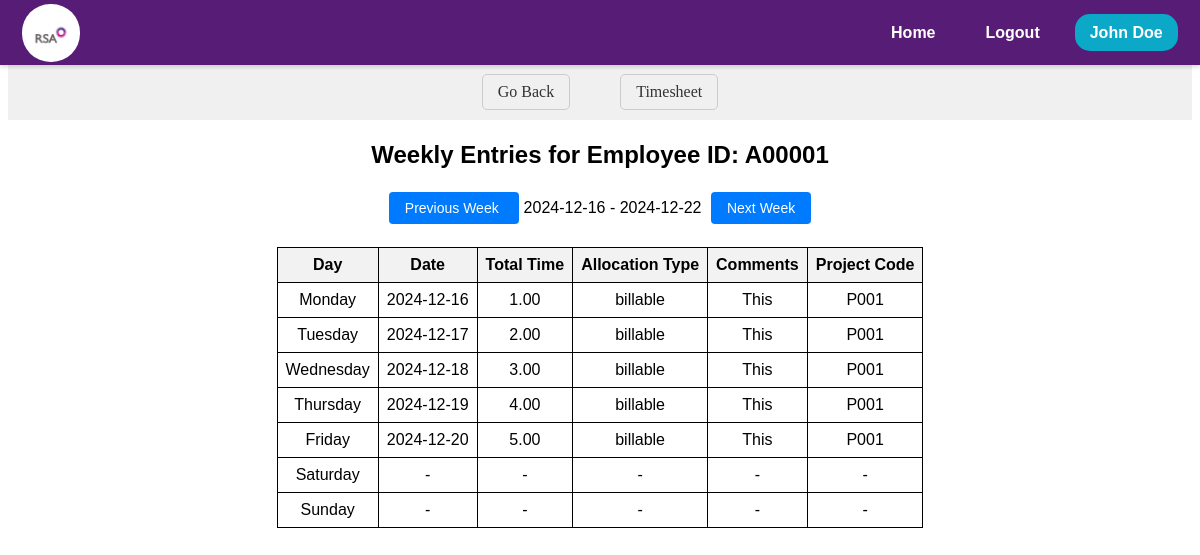
/timesheet/manage_repotree/employee_entries/A00001 (signed in), run on an earlier commit of the app's database.
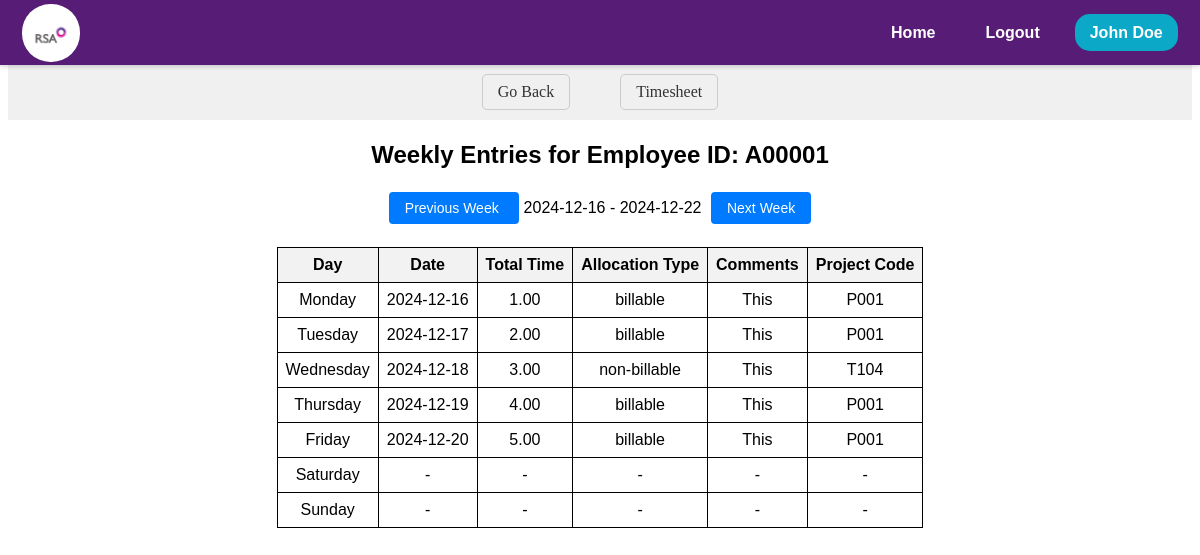
And on a later commit of the database.
### models.py (models this page shows, shortened)
class TimesheetEntry(db.Model):
    __tablename__ = 'Timesheet_database'
    Uniq_ID = db.Column(db.String(255), primary_key=True)
    EmpID = db.Column(db.String(10), nullable=False)
    DateofEntry = db.Column(db.Date, nullable=False)
    StartTime = db.Column(db.String(255))
    EndTime = db.Column(db.String(255))
    Hours = db.Column(db.Float)
    Minutes = db.Column(db.Float)
    AllocationType = db.Column(db.String(50))
    Category1 = db.Column(db.String(50))
    Category2 = db.Column(db.String(50))
    Category3 = db.Column(db.String(50))
    ProjectCode = db.Column(db.String(10))
    Category5 = db.Column(db.String(50))
    Category6 = db.Column(db.String(50))
    Comment = db.Column(db.String(255))
    Team = db.Column(db.String(255), nullable=False)
    Status = db.Column(db.String(20))
    SubmitDate = db.Column(db.DateTime, default=lambda: datetime.now(timezone.utc))
    RecordType = db.Column(db.String(50))
    WO_Percent = db.Column(db.Float)
    WO_Units = db.Column(db.Integer)
    NetUnits = db.Column(db.Integer)
    BaseRate = db.Column(db.Float)
    Billed_Label = db.Column(db.String(50))
    WOFF_Reason = db.Column(db.String(255))
    LastUploadDate = db.Column(db.DateTime, onupdate=lambda: datetime.now(timezone.utc))
    LastUpdatedBy = db.Column(db.String(50))
    InvNum =db.Column(db.Float)
    FinalRate = db.Column(db.Float)
    SSMA_TimeStamp = db.Column(db.DateTime )

### routes/timesheet/timesheet.py (the view)
@timesheet_bp.route('/manage_repotree/employee_entries/<emp_id>')
@login_required
def employee_entries(emp_id):
    selected_date_str = request.args.get('selected_date', datetime.utcnow().strftime('%Y-%m-%d'))
    selected_date = datetime.strptime(selected_date_str, '%Y-%m-%d').date()
    week_start = selected_date - timedelta(days=selected_date.weekday())
    week_end = week_start + timedelta(days=6)
    entries = TimesheetEntry.query.filter(
        TimesheetEntry.EmpID == emp_id,
        TimesheetEntry.DateofEntry >= week_start,
        TimesheetEntry.DateofEntry <= week_end
    ).all()
    entries_by_date = []
    for entry in entries:
        entry_data = {
            'date': entry.DateofEntry,
            'day': entry.DateofEntry.strftime('%A'),
            'hours': entry.Hours,
            'minutes': entry.Minutes,
            'allocation_type': entry.AllocationType,
            'comments': entry.Comment,
            'project_code': entry.ProjectCode
        }
        entries_by_date.append(entry_data)
    prev_week_date = week_start - timedelta(days=7)
    next_week_date = week_start + timedelta(days=7)
    return render_template(
        'timesheet/timesheet-manager/employee_entries.html',
        emp_id=emp_id,
        entries_by_date=entries_by_date,
        week_start=week_start,
        week_end=week_end,
        prev_week_date=prev_week_date,
        next_week_date=next_week_date,
         user=current_user
    )

### app.py (called while the page is built)
@login_manager.user_loader
def load_user(user_id):
    session = db.session
    return session.get(EmpWD, user_id)

@app.before_request
def log_request():
    user_ip = request.remote_addr
    route = request.path
    flask_logger.info(f"User IP: {user_ip}, Requested Route: {route}")

### templates/timesheet/timesheet-manager/employee_entries.html (shortened to what this page needs)
<!DOCTYPE html>
<html lang="en">
  <head>
    <link
      rel="stylesheet"
      href="{{ url_for('static', filename='css/timesheet/employee_entries/employee_entries.css') }}"
    />
  </head>
  <body>
    {% include 'navbar/navbar.html' %}
    <nav class="ts-nav-container">
      <div class="ts-nav-center">
        <a onclick="history.back(-1)" class="ts-nav-link">Go Back</a>
        <a href="/timesheet" class="ts-nav-link">Timesheet</a>
      </div>
    </nav>
    <div class="ts-manager-emp-body">
      <div class="ts-manager-emp-entries-container">
        <h1 class="ts-manager-emp-entries-header">
          Weekly Entries for Employee ID: {{ emp_id }}
        </h1>
        <div class="ts-manager-emp-entries-navigation">
          <a
            href="{{ url_for('timesheet.employee_entries', emp_id=emp_id, selected_date=prev_week_date) }}"
            class="ts-manager-emp-entries-btn"
          >
            Previous Week
          </a>
          <span>{{ week_start }} - {{ week_end }}</span>
          <a
            href="{{ url_for('timesheet.employee_entries', emp_id=emp_id, selected_date=next_week_date) }}"
            class="ts-manager-emp-entries-btn"
          >
            Next Week
          </a>
        </div>
        <table class="ts-manager-emp-entries-table">
          <tr>
            <th>Day</th>
            <th>Date</th>
            <th>Total Time</th>
            <th>Allocation Type</th>
            <th>Comments</th>
            <th>Project Code</th>
          </tr>
          {% for day in ["Monday", "Tuesday", "Wednesday", "Thursday", "Friday",
          "Saturday", "Sunday"] %}
          <tr>
            <td>{{ day }}</td>
            {% set entry = entries_by_date | selectattr('day', 'equalto', day) |
            first %} {% if entry %}
            <td>{{ entry.date }}</td>
            <td>{{"%.2f" | format(entry.hours + (entry.minutes/60))}}</td>
            <td>{{ entry.allocation_type }}</td>
            <td>{{ entry.comments }}</td>
            <td>{{ entry.project_code }}</td>
            {% else %}
            <td>-</td>
            <td>-</td>
            <td>-</td>
            <td>-</td>
            <td>-</td>
            {% endif %}
          </tr>
          {% endfor %}
        </table>
      </div>
    </div>
  </body>
</html>

What changed in the data, as far as the page shows it:
removed TimesheetEntry: date "2024-12-18", entry.hours+(entry.minutes/60) "3.00", allocation_type "billable", comments "This", project_code "P001"
added TimesheetEntry: date "2024-12-18", entry.hours+(entry.minutes/60) "3.00", allocation_type "non-billable", comments "This", project_code "T104"
Also different on the page:
new list line: "Wednesday"
list line gone: "Wednesday"
